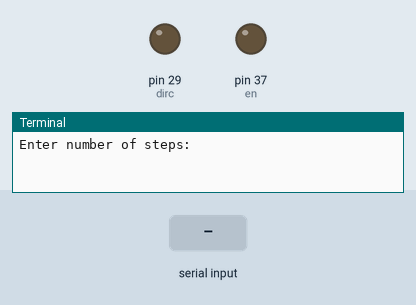
Bench run of a program on a simulated Raspberry Pi (header pin numbers). On the bench: output pins drawn as LEDs (lit = HIGH), the last lines printed to the terminal. The test bench sets the inputs (shaded band). Pins used as bus, display or sensor lines are not drawn.

Above: at 1.2 s.
1.3 s: "5" typed at the terminal
2.8 s: "90" typed at the terminal
4.3 s: "200" typed at the terminal
At 4.6 s:
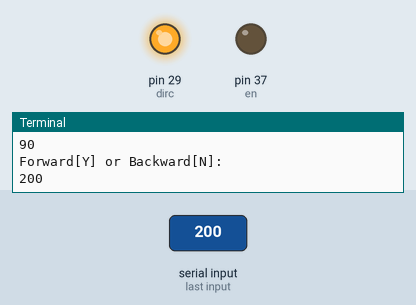
Timing chart, 0 to 7.3 s (numbered marks = the images above; inputs shaded):
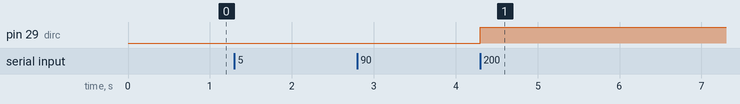

Measured:
- after the input at 4.3 s, pin 29 (dirc): LOW → HIGH at once

The program:

big_stepper.py
```python
import RPi.GPIO as GPIO
import time

GPIO.setmode(GPIO.BOARD)

en = 37
ms2 = 35
ms1 = 33
step = 31
dirc = 29

GPIO.setup(en,GPIO.OUT)
GPIO.setup(ms2,GPIO.OUT)
GPIO.setup(ms1,GPIO.OUT)
GPIO.setup(step,GPIO.OUT)
GPIO.setup(dirc,GPIO.OUT)

GPIO.output(en,False)
GPIO.output(ms1,True)
GPIO.output(ms2,True)

def Step(delay):
    GPIO.output(31,True)
    time.sleep(delay)
    GPIO.output(31,False)
    time.sleep(delay)

def stepper_f(delay,steps):
    GPIO.output(29,False)
    for i in range(steps):
        Step(delay)

def stepper_b(delay,steps):
    GPIO.output(29,True)
    for i in range(steps):
        Step(delay)

try:
    while True:
        steps = int(raw_input("Enter number of steps: "))
        delay = float(raw_input("Enter delay of steps: "))
        forward = raw_input("Forward[Y] or Backward[N]: ").lower()
        if forward == 'y':
            stepper_f(delay,steps)
        else:
            stepper_b(delay,steps)
except KeyboardInterrupt:
    GPIO.cleanup()
```
